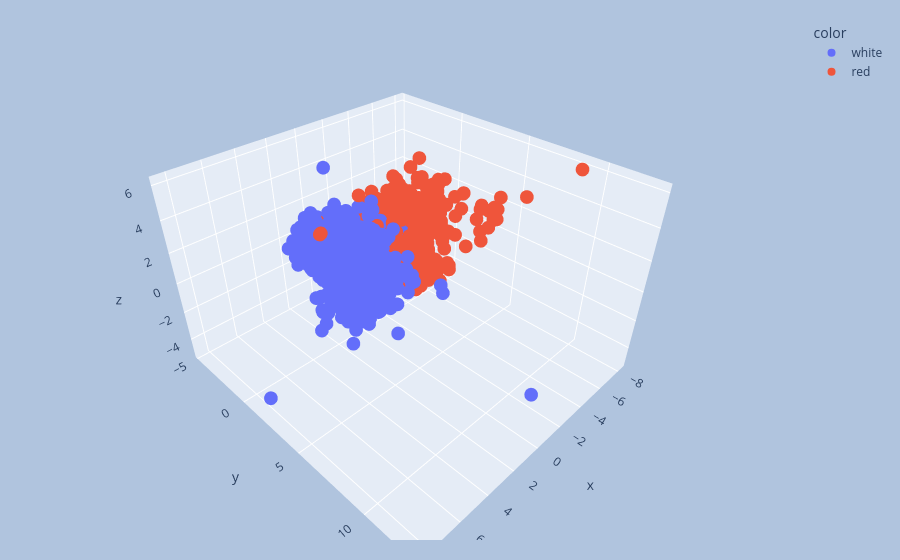

The code cell stored with this chart in its notebook:
### Code cell
import plotly.express as px
y_train_trf = y_train.astype(str)
fig = px.scatter_3d(wine, x=X_train_trf[:,0], y=X_train_trf[:,1], z=X_train_trf[:,2],
              color=y_train_trf)
fig.update_layout(
    margin=dict(l=20, r=20, t=20, b=20),
    paper_bgcolor="LightSteelBlue",
)
fig.show()

### Figure 1 — Plotly figure (JSON) as saved in the notebook; plotly's stock layout.template omitted (floating-point values rounded to 4 significant figures; data arrays with more than 128 entries replaced by an {"elided": "..."} marker saying what was removed)
{"data": [{"hovertemplate": "color=white<br>x=%{x}<br>y=%{y}<br>z=%{z}<extra></extra>", "legendgroup": "white", "marker": {"color": "#636efa", "symbol": "circle"}, "mode": "markers", "name": "white", "scene": "scene", "showlegend": true, "type": "scatter3d", "x": {"elided": "3899 float values"}, "y": {"elided": "3899 float values"}, "z": {"elided": "3899 float values"}}, {"hovertemplate": "color=red<br>x=%{x}<br>y=%{y}<br>z=%{z}<extra></extra>", "legendgroup": "red", "marker": {"color": "#EF553B", "symbol": "circle"}, "mode": "markers", "name": "red", "scene": "scene", "showlegend": true, "type": "scatter3d", "x": {"elided": "1271 float values"}, "y": {"elided": "1271 float values"}, "z": {"elided": "1271 float values"}}], "layout": {"legend": {"title": {"text": "color"}, "tracegroupgap": 0}, "margin": {"b": 20, "l": 20, "r": 20, "t": 20}, "paper_bgcolor": "LightSteelBlue", "scene": {"domain": {"x": [0, 1], "y": [0, 1]}, "xaxis": {"title": {"text": "x"}}, "yaxis": {"title": {"text": "y"}}, "zaxis": {"title": {"text": "z"}}}}}
